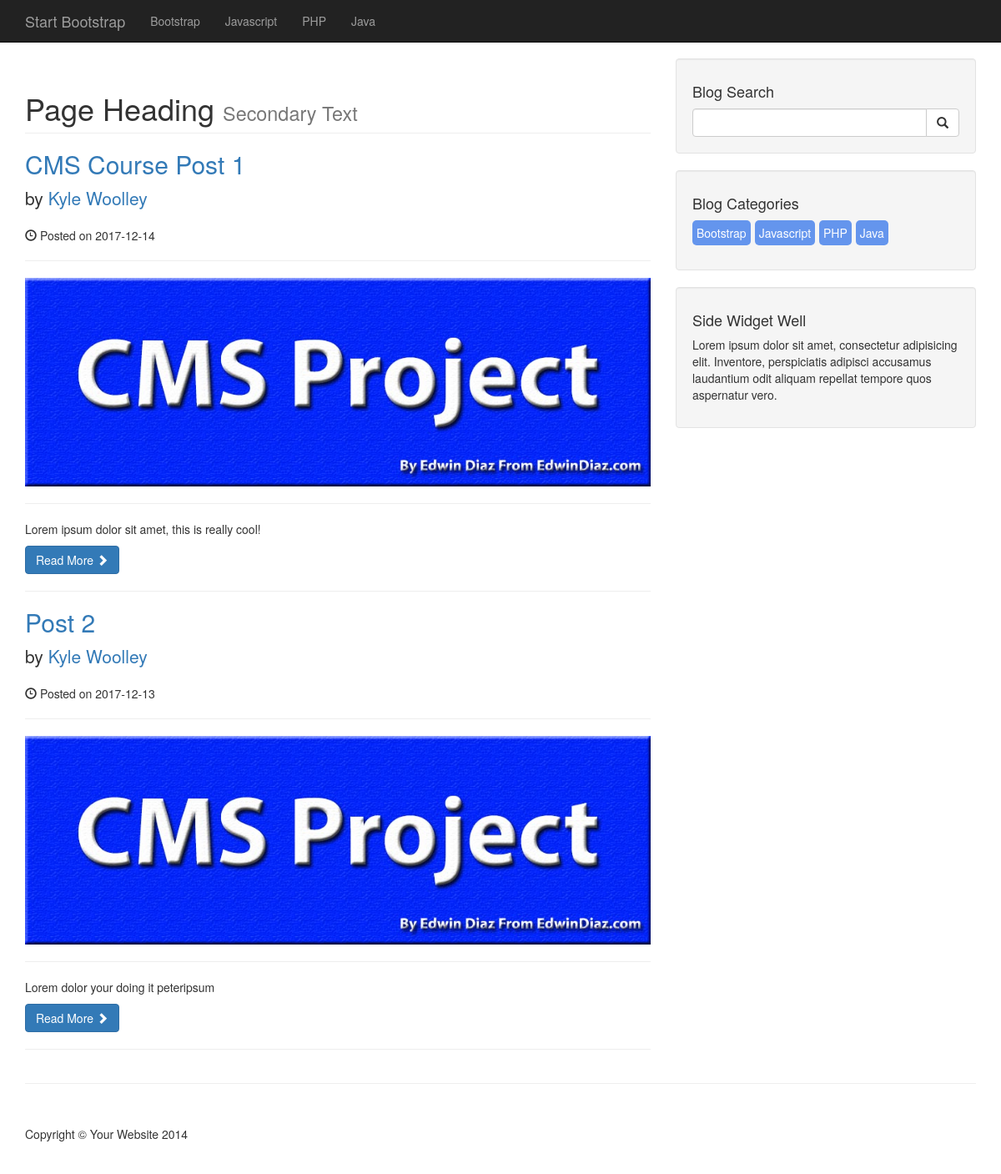
The page / on the database its author committed.
### tables this page shows
CREATE TABLE `categories` (
  `cat_id` int(3) NOT NULL,
  `cat_title` varchar(255) NOT NULL
);

CREATE TABLE `posts` (
  `post_id` int(3) NOT NULL,
  `post_category_id` int(3) NOT NULL,
  `post_title` varchar(255) NOT NULL,
  `post_author` varchar(255) NOT NULL,
  `post_date` date NOT NULL,
  `post_image` text NOT NULL,
  `post_content` text NOT NULL,
  `post_tags` varchar(255) NOT NULL,
  `post_comment_count` int(11) NOT NULL,
  `post_status` varchar(255) NOT NULL DEFAULT 'draft'
);

### index.php (the view)
<?php include "includes/db.php" ?>
<?php include "includes/head.php" ?>
<?php include "includes/nav.php" ?>
    <div class="container">
        <div class="row">
            <div class="col-md-8">
            <h1 class="page-header">
                Page Heading
                <small>Secondary Text</small>
            </h1>
                <?php
                $query = "SELECT * FROM posts";
                $selectAllPostsQuery = mysqli_query($connection, $query);
                while($row = mysqli_fetch_assoc($selectAllPostsQuery)) {
                    $postTitle =  $row['post_title'];
                    $postAuthor =  $row['post_author'];
                    $postDate =  $row['post_date'];
                    $postImage =  $row['post_image'];
                    $postContent =  $row['post_content'];
                    ?>
                    <div>
                    <h2>
                        <a href="#"><?php echo $postTitle ?></a>
                    </h2>
                    <p class="lead">
                        by <a href="index.php"><?php echo $postAuthor ?></a>
                    </p>
                    <p><span class="glyphicon glyphicon-time"></span> Posted on <?php echo $postDate ?></p>
                    <hr>
                    <img class="img-responsive" src="images\<?php echo $postImage ?>" alt="">
                    <hr>
                    <p><?php echo $postContent ?></p>
                    <a class="btn btn-primary" href="#">Read More <span class="glyphicon glyphicon-chevron-right"></span></a>
                    <hr>
                    </div>
                    <?php } ?>
            </div>
            <?php include "includes/sidebar.php" ?>
        </div>
        <hr>
        <?php include "includes/foot.php" ?>

### includes/head.php (shortened to what this page needs)
<!DOCTYPE html>
<html lang="en">
<head>
    <link href="css/bootstrap.min.css" rel="stylesheet">
    <link href="css/blog-home.css" rel="stylesheet">
</head>
<body>

### includes/nav.php (shortened to what this page needs)
<nav class="navbar navbar-inverse navbar-fixed-top" role="navigation">
    <div class="container">
        <div class="navbar-header">
            <a class="navbar-brand" href="#">Start Bootstrap</a>
        </div>
        <div class="collapse navbar-collapse" id="bs-example-navbar-collapse-1">
            <ul class="nav navbar-nav">
                <?php
                $query = "SELECT * FROM categories";
                $selectAllCategoriesQuery = mysqli_query($connection, $query);
                while($row = mysqli_fetch_assoc($selectAllCategoriesQuery)) {
                    $catTitle =  $row['cat_title'];
                    echo "<li><a href='#'>{$catTitle}</a></li>";
                }
                ?>
            </ul>
        </div>
    </div>
</nav>

### includes/sidebar.php
<div class="col-md-4">
                <div class="well">
                    <h4>Blog Search</h4>
                    <form action="search.php" method="post">
                    <div class="input-group">
                        <input type="text" class="form-control" name="search">
                        <span class="input-group-btn">
                            <button class="btn btn-default" type="submit" name="submit">
                                <span class="glyphicon glyphicon-search"></span>
                        </button>
                        </span>
                    </div>
                    </form>
                </div>
                <div class="well">
                <?php
                    $query = "SELECT * FROM categories";
                    $selectAllCategoriesSidebar = mysqli_query($connection, $query);
                    ?>
                    <h4>Blog Categories</h4>
                    <div class="row">
                        <div class="col-lg-12">
                            <ul class="list-unstyled list">
                               <?php
                                    while($row = mysqli_fetch_assoc($selectAllCategoriesSidebar)) {
                                    $catTitle =  $row['cat_title'];
                                    echo "<li class='list__item--cloud'><a href='#'>{$catTitle}</a></li>";
                                    }
                               ?>
                            </ul>
                        </div>
                    </div>
                </div>
                <?php include "includes/widget.php" ?>
            </div>

### includes/widget.php
<div class="well">
    <h4>Side Widget Well</h4>
    <p>Lorem ipsum dolor sit amet, consectetur adipisicing elit. Inventore, perspiciatis adipisci accusamus laudantium odit aliquam repellat tempore quos aspernatur vero.</p>
</div>

### includes/foot.php (shortened to what this page needs)
        <footer>
            <div class="row">
                <div class="col-lg-12">
                    <p>Copyright &copy; Your Website 2014</p>
                </div>
            </div>
        </footer>
    </div>
</body>
</html>

### css/blog-home.css (style rules this page uses)
body { padding-top: 70px; }
footer { margin: 50px 0; }
.list__item--cloud { display: inline-block; width: auto; padding: 5px; background-color: cornflowerblue; border-radius: 5px; margin-right: 5px; }
.list__item--cloud a { color: #fff; }
.list__item--cloud:last-of-type { margin: 0; }

### rows shown on the page
categories: cat_title "Bootstrap"
categories: cat_title "Javascript"
categories: cat_title "PHP"
categories: cat_title "Java"
posts: post_title "CMS Course Post 1", post_author "Kyle Woolley", post_date "2017-12-14", post_image (picture), post_content "Lorem ipsum dolor sit amet, this is really cool!"
posts: post_title "Post 2", post_author "Kyle Woolley", post_date "2017-12-13", post_image (picture), post_content "Lorem dolor your doing it peteripsum"
